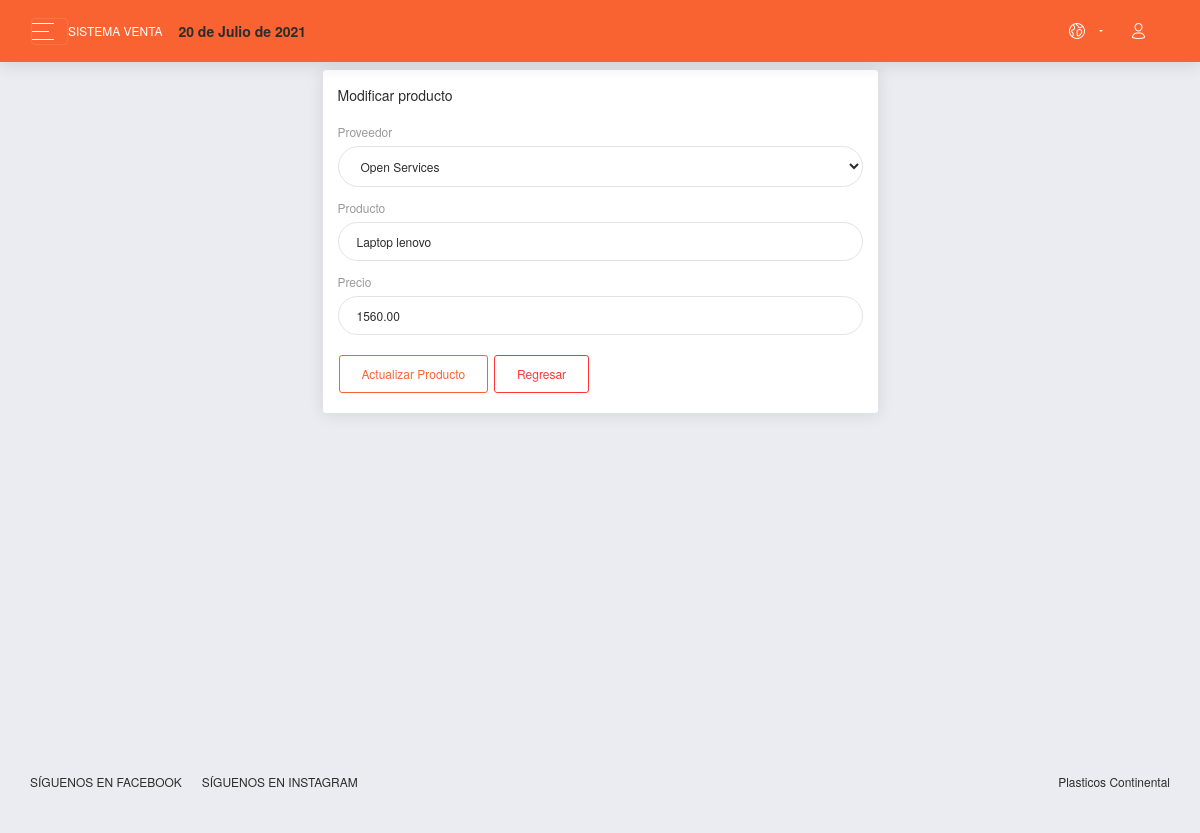
Page /sistema/editar_producto.php?id=1 (signed in) on the committed database.
### tables this page shows
CREATE TABLE `producto` (
  `codproducto` int(11) NOT NULL,
  `descripcion` varchar(200) NOT NULL,
  `proveedor` int(11) NOT NULL,
  `precio` decimal(10,2) NOT NULL,
  `existencia` int(11) NOT NULL,
  `usuario_id` int(11) NOT NULL
);

CREATE TABLE `proveedor` (
  `codproveedor` int(11) NOT NULL,
  `proveedor` varchar(100) NOT NULL,
  `contacto` varchar(100) NOT NULL,
  `telefono` int(11) NOT NULL,
  `direccion` varchar(100) NOT NULL,
  `usuario_id` int(11) NOT NULL
);

### sistema/editar_producto.php (the view, shortened to what this page needs)
<?php
include_once "includes/header.php";
include "../conexion.php";
if (empty($_REQUEST['id'])) {
  header("Location: lista_productos.php");
} else {
  $id_producto = $_REQUEST['id'];
  $query_producto = mysqli_query($conexion, "SELECT p.codproducto, p.descripcion, p.precio, pr.codproveedor, pr.proveedor FROM producto p INNER JOIN proveedor pr ON p.proveedor = pr.codproveedor WHERE p.codproducto = $id_producto");
  $result_producto = mysqli_num_rows($query_producto);
  if ($result_producto > 0) {
    $data_producto = mysqli_fetch_assoc($query_producto);
  } else {
    header("Location: lista_productos.php");
  }
}
?>
<div class="content">
  <div class="row">
    <div class="col-lg-6 m-auto">
      <div class="card">
        <div class="card-header">
          Modificar producto
        </div>
        <div class="card-body">
          <form action="" method="post">
            <div class="form-group">
              <label for="nombre">Proveedor</label>
              <select id="proveedor" name="proveedor" class="form-control">
                <option value="<?php echo $data_producto['codproveedor']; ?>" selected><?php echo $data_producto['proveedor']; ?></option>
              </select>
            </div>
            <div class="form-group">
              <label for="producto">Producto</label>
              <input type="text" class="form-control" placeholder="Ingrese nombre del producto" name="producto" id="producto" value="<?php echo $data_producto['descripcion']; ?>">
            </div>
            <div class="form-group">
              <label for="precio">Precio</label>
              <input type="text" placeholder="Ingrese precio" class="form-control" name="precio" id="precio" value="<?php echo $data_producto['precio']; ?>">
            </div>
            <input type="submit" value="Actualizar Producto" class="btn btn-outline-primary">
            <a href="lista_productos.php" class="btn btn-outline-danger">Regresar</a>
          </form>
        </div>
      </div>
    </div>
  </div>
</div>
<?php include_once "includes/footer.php"; ?>

### rows in the picture
producto: proveedor "Open Services", producto "Laptop lenovo", precio "1560.00"

### other values in the picture
fechaPeru() "20 de Julio de 2021"
